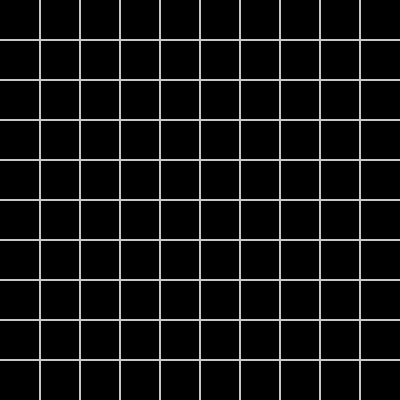
Frame 1 (no input)
Frame 60 (no input): identical to frame 1, image omitted
Frame 120 (the mouse pressed at the canvas centre since frame 60): identical to frame 1, image omitted

The p5.js sketch that drew this single still picture (run headless with seeded random() and noise() and a simulated clock; from frame 60 on, the mouse is pressed at the canvas centre):

// p5.js sketch
// ── sketch.js
let col_size, row_size,x ,y 

function setup() {
  createCanvas(400, 400);
  
  col_size = 40
  row_size = 40

}

function draw() {
  background(0);
  
  x= col_size
  while (x<width) {
    stroke(200)
    strokeWeight(2)
    line(x, 0,x,height )
    x=x+col_size
  }
  
  y = row_size
  while (y <height) {
    stroke(200)
    strokeWeight(2)
    line(0 , y ,width ,y )
    y=y+row_size
  }
  
  
}
